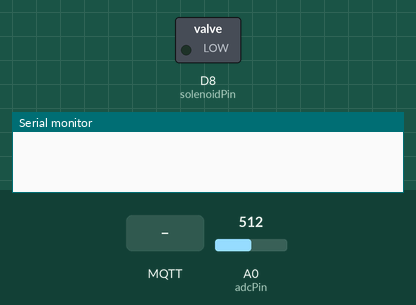
Simulated run of this program. Board: ESP8266 (NodeMCU). Parts: switched loads named in the program (green lamp = pin HIGH), the last lines printed to the serial monitor. The test bench sets the inputs (shaded band); at power-on: A0 (adcPin) = 512. WiFi joins after 1.5 s; servers stay silent unless stated; no MQTT or app messages arrive unless stated.

Above: at 0.1 s.
At 1.2 s:
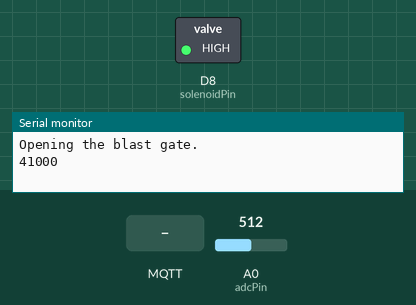
1.3 s: MQTT message "OPEN" arrives on the first subscribed topic
3.1 s: MQTT message "CLOSE" arrives on the first subscribed topic
4.7 s: MQTT message "1" arrives on the first subscribed topic
Timing chart, 0 to 7.7 s (numbered marks = the images above; inputs shaded):
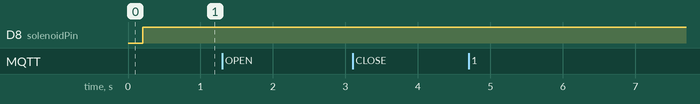

The program:

Main.cpp
```cpp
#include <Arduino.h>
#include <EspMQTTClient.h>
#include <ESP8266WiFi.h>

#include "Config.h"
#include "Logger.h"
#include "CurrentReader.h"
#include "CommandInterpreter.h"


// MQTT, Wifi, and OTA setup
EspMQTTClient mqttClient (
    Config::wifiSSID,
    Config::wifiPassword,
    Config::brokerAddress,
    Config::mqttUsername,
    Config::mqttPassword,
    Config::deviceName,
    Config::brokerPort
);

Logger logger(mqttClient);
CurrentReader currentReader;
CommandInterpreter commandInterpreter(mqttClient, logger);

void setup() {
    pinMode(Config::solenoidPin, OUTPUT);
    digitalWrite(Config::solenoidPin, LOW);
    Serial.begin(9600);
    mqttClient.enableOTA(Config::otaPassword, 8266);
    mqttClient.setKeepAlive(60);
    mqttClient.loop();
    while (!Serial) { delay(100); }
}

void loop() {
    mqttClient.loop();
    delay(200); // MUST delay to handle WiFi.
    currentReader.loop();

    // Decide state
    static BlastGateState currentState = GATE_CLOSED;
    static unsigned long lastMachineOnTime = millis();

    if (currentReader.isMachineOn()) {
        currentState = GATE_OPEN;
        lastMachineOnTime = millis();
    } else {
        currentState = commandInterpreter.yield();
    }

    // Keep the gate open if the machine was on recently. Configurable in Config.h
    if (currentState == GATE_CLOSED && (millis() - lastMachineOnTime < Config::gateKeepOpenSeconds * 1000)) {
        currentState = GATE_OPEN;
    }

    // Carry out the action for the current state if a state transition has occured
    static BlastGateState lastState = BOOTING;
    if (currentState == lastState) {
        return;
    }

    switch (currentState) {
        case GATE_OPEN:
            logger.log("Opening the blast gate.");
            mqttClient.publish(Config::outTopic, "OPEN");
            digitalWrite(Config::solenoidPin, HIGH);
            logger.log(std::to_string(ESP.getFreeHeap()));
            break;

        case GATE_CLOSED:
            logger.log("Closing the blast gate.");
            mqttClient.publish(Config::outTopic, "CLOSED");
            digitalWrite(Config::solenoidPin, LOW);
            break;

        default:
            break;
    }

    lastState = currentState;
}

// This function has to be implemented, it's a requirement of the EspMQTTClient library.
void onConnectionEstablished() {
    logger.log("MQTT connection established");
    Serial.println(WiFi.localIP());
    commandInterpreter.subscribe();
}

// #include "ESP8266WiFi.h"
// #include <Arduino.h>

// const char* ssid = "FBI Van"; //Enter SSID
// const char* password = "blackplum574"; //Enter Password

// void setup(void)
// {
//   Serial.begin(9600);
//   // Connect to WiFi
//   WiFi.begin(ssid, password);
//   while (WiFi.status() != WL_CONNECTED)
//   {
//      delay(500);
//      Serial.print("*");
//   }

//   Serial.println("");
//   Serial.println("WiFi connection Successful");
//   Serial.print("The IP Address of ESP8266 Module is: ");
//   Serial.print(WiFi.localIP());// Print the IP address
// }

// void loop()
// {
//   // EMPTY
// }
```

CommandInterpreter.h
```cpp
#pragma once

#include "State.h"
#include "Logger.h"
#include "EspMQTTClient.h"

class CommandInterpreter {
    public:
        void subscribe();
        // Yields the state suggested by the last MQTT command.
        State yield();
        CommandInterpreter(EspMQTTClient& mqttClient, Logger& logger);

    private:
        EspMQTTClient& client;
        Logger& logger;
        BlastGateState lastMQTTCommand;
        unsigned long lastMQTTCommandTime;
        void interpretCommand(std::string command);

};
```

CurrentReader.h
```cpp
#pragma once

#include <Arduino.h>

class CurrentReader {

    private:
        static const int lastADCValuesLength = 10;
        int lastADCValues[lastADCValuesLength]; // Stores the last X ADC values.
        int lastADCValuesIndex ;
        const uint16 thresholdForMachineOn = 15; // If the average of the last X ADC values is above this the machine is considered on.

    public:
        CurrentReader();
        bool isMachineOn(); // Determines if a machine is on or off by reading the current meter attached to the ADC
        void loop();

};
```

Logger.h
```cpp
#pragma once

#include <EspMQTTClient.h>
#include <string>

enum LoggingLevel {
    DEBUG,
    NORMAL,
    ERROR,
    FATAL
};

class Logger {
    private:
        EspMQTTClient& client;
    public:
        Logger(EspMQTTClient& mqttClient);
        void log(std::string msg, LoggingLevel level = NORMAL);
};
```

State.h
```cpp
#pragma once


enum State {
    GATE_OPEN,
    GATE_CLOSED,
    BOOTING
} typedef BlastGateState;
```

CommandInterpreter.cpp
```cpp
#include "CommandInterpreter.h"
#include <Arduino.h>
#include "Config.h"

void CommandInterpreter::subscribe() {
    client.subscribe(Config::inTopic, [this](const String& msg) {
        this->interpretCommand(msg.c_str());
    });
}

// Parses the MQTT messages for commands to open or close the blast gate
void CommandInterpreter::interpretCommand(std::string command) {
    if (command == "OPEN") {
        logger.log("Received MQTT OPEN command");
        lastMQTTCommand = GATE_OPEN;
    } else if (command == "CLOSE") {
        logger.log("Received MQTT CLOSE command");
        lastMQTTCommand = GATE_CLOSED;
    } else {
        logger.log("Received an invalid MQTT command", ERROR);
        return;
    }
    lastMQTTCommandTime = millis();
}

State CommandInterpreter::yield() {
    // Check time since the last command, they are only valid for so long.
    if (millis() - lastMQTTCommandTime > Config::commandValiditySeconds * 1000) {
        // Command is expired.
        return GATE_CLOSED;
    }
    // Command is still valid
    return lastMQTTCommand;
}

CommandInterpreter::CommandInterpreter(EspMQTTClient& mqttClient, Logger& logger) :
    client{mqttClient},
    logger{logger},
    lastMQTTCommand{GATE_CLOSED},
    lastMQTTCommandTime{millis()}
    {}
```

CurrentReader.cpp
```cpp
#include "CurrentReader.h"
#include "Config.h"

// Reads the current value of the ADC and stores it to be averaged later.
void CurrentReader::loop() {
    lastADCValues[lastADCValuesIndex] = analogRead(Config::adcPin);
    lastADCValuesIndex++;
    if (lastADCValuesIndex >= lastADCValuesLength) {
        lastADCValuesIndex = 0;
    }
}

bool CurrentReader::isMachineOn() {
    // Take average ADC value and compare against threshold to determine of machine is on.
    unsigned int sum = 0;
    for (unsigned int i = 0; i < lastADCValuesLength; i++) {
        sum += lastADCValues[i];
    }
    uint32 average = sum / lastADCValuesLength;
    return average > thresholdForMachineOn;

}

CurrentReader::CurrentReader() : lastADCValues{} {}
```

Logger.cpp
```cpp
#include "Logger.h"
#include "Config.h"


Logger::Logger(EspMQTTClient& mqttClient) : client{mqttClient} {}

void Logger::log(std::string msg, LoggingLevel level) {
    if (client.isConnected()) {
        client.publish(Config::logTopic, msg.c_str());
    }
    Serial.println(msg.c_str());
}
```

Config.h
```cpp
#pragma once

#define strconcat(a,b) a b

namespace Config {
    // Wifi
    inline const char* wifiSSID = WIFI_SSID;
    inline const char* wifiPassword = WIFI_PASSWORD;

    // MQTT
    inline const char* deviceName = DEVICE_NAME;
    inline const char* brokerAddress = BROKER_ADDRESS;
    inline const int brokerPort = BROKER_PORT;
    inline const char* mqttPassword = MQTT_PASSWORD;
    inline const char* mqttUsername = MQTT_USERNMAE;
    inline const char* inTopic = strconcat(IN_TOPIC,DEVICE_NAME);
    inline const char* outTopic = strconcat(OUT_TOPIC,DEVICE_NAME);
    inline const char* logTopic = strconcat(LOG_TOPIC,DEVICE_NAME);

    // Behaviour
    inline const uint16_t commandValiditySeconds = 60;
    inline const uint16_t gateKeepOpenSeconds = 10; // How long to keep a gate open after the machine is turned off

    // OTA
    inline const char* otaPassword = OTA_PASSWORD;

    // Hardware
    inline const uint8_t adcPin = A0;
    inline const uint8_t solenoidPin = D8;

}
```
